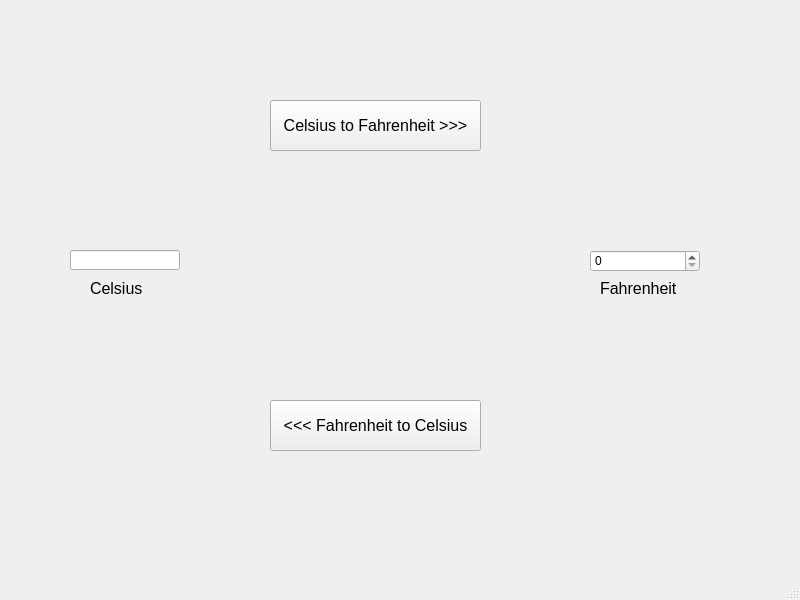
<?xml version="1.0" encoding="UTF-8"?>
<ui version="4.0">
 <class>MainWindow</class>
 <widget class="QMainWindow" name="MainWindow">
  <property name="geometry">
   <rect>
    <x>0</x>
    <y>0</y>
    <width>800</width>
    <height>600</height>
   </rect>
  </property>
  <property name="windowTitle">
   <string>MainWindow</string>
  </property>
  <widget class="QWidget" name="centralwidget">
   <widget class="QLineEdit" name="editCel">
    <property name="geometry">
     <rect>
      <x>70</x>
      <y>250</y>
      <width>110</width>
      <height>20</height>
     </rect>
    </property>
   </widget>
   <widget class="QSpinBox" name="spinFahr">
    <property name="geometry">
     <rect>
      <x>590</x>
      <y>250</y>
      <width>110</width>
      <height>22</height>
     </rect>
    </property>
   </widget>
   <widget class="QPushButton" name="btnFtoC">
    <property name="geometry">
     <rect>
      <x>270</x>
      <y>400</y>
      <width>211</width>
      <height>51</height>
     </rect>
    </property>
    <property name="font">
     <font>
      <pointsize>12</pointsize>
     </font>
    </property>
    <property name="text">
     <string>&lt;&lt;&lt; Fahrenheit to Celsius</string>
    </property>
   </widget>
   <widget class="QPushButton" name="btnCtoF">
    <property name="geometry">
     <rect>
      <x>270</x>
      <y>100</y>
      <width>211</width>
      <height>51</height>
     </rect>
    </property>
    <property name="font">
     <font>
      <pointsize>12</pointsize>
     </font>
    </property>
    <property name="text">
     <string>Celsius to Fahrenheit &gt;&gt;&gt;</string>
    </property>
   </widget>
   <widget class="QLabel" name="label">
    <property name="geometry">
     <rect>
      <x>90</x>
      <y>280</y>
      <width>61</width>
      <height>16</height>
     </rect>
    </property>
    <property name="font">
     <font>
      <pointsize>12</pointsize>
     </font>
    </property>
    <property name="text">
     <string>Celsius</string>
    </property>
   </widget>
   <widget class="QLabel" name="label_2">
    <property name="geometry">
     <rect>
      <x>600</x>
      <y>280</y>
      <width>81</width>
      <height>16</height>
     </rect>
    </property>
    <property name="font">
     <font>
      <pointsize>12</pointsize>
     </font>
    </property>
    <property name="text">
     <string>Fahrenheit</string>
    </property>
   </widget>
  </widget>
  <widget class="QMenuBar" name="menubar">
   <property name="geometry">
    <rect>
     <x>0</x>
     <y>0</y>
     <width>800</width>
     <height>21</height>
    </rect>
   </property>
  </widget>
  <widget class="QStatusBar" name="statusbar"/>
 </widget>
 <resources/>
 <connections/>
</ui>
